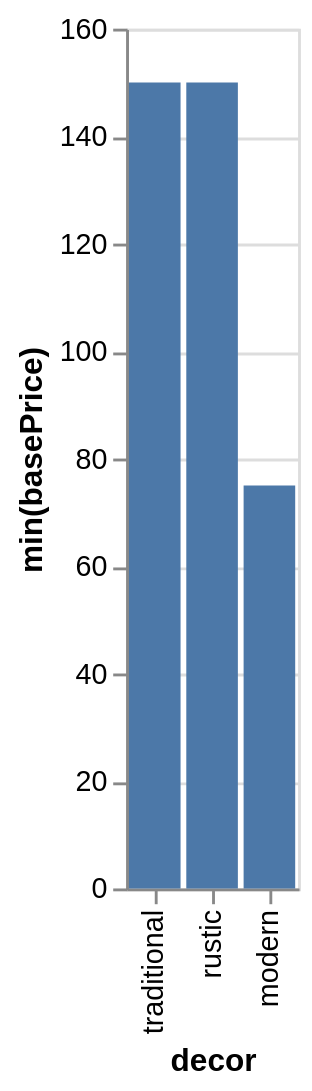

Vega-Lite specification stored for this chart:
### Vega-Lite specification from a JSON file in a GitHub repository (floating-point values rounded to 4 significant figures)
{"data": {"values": [{"x_data": "traditional", "y_data": 150}, {"x_data": "rustic", "y_data": 150}, {"x_data": "modern", "y_data": 75}]}, "mark": "bar", "encoding": {"x": {"field": "x_data", "type": "nominal", "title": "decor", "sort": {"op": "sum", "field": "y_data", "order": "descending"}}, "y": {"field": "y_data", "type": "quantitative", "title": "min(basePrice)"}}}
